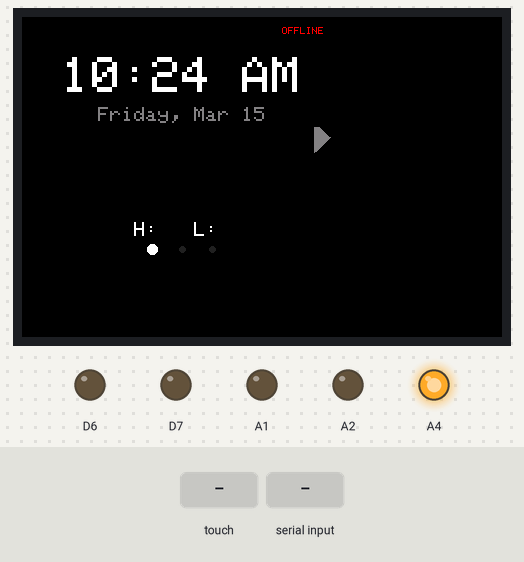
Simulated run of this sketch. Board: Arduino Uno R4 WiFi. On the bench: 480×320 colour display, output pins drawn as LEDs (lit = HIGH). Inputs (shaded band) come from the test bench. The local clock reads 2024-03-15 10:24:30 at power-on unless the sketch sets it; what the sketch prints to the serial monitor is not drawn.

Above: at 1.4 s.
1.5 s: touch panel pressed at 13 % / 10 % of its raw x / y range
At 2.3 s:
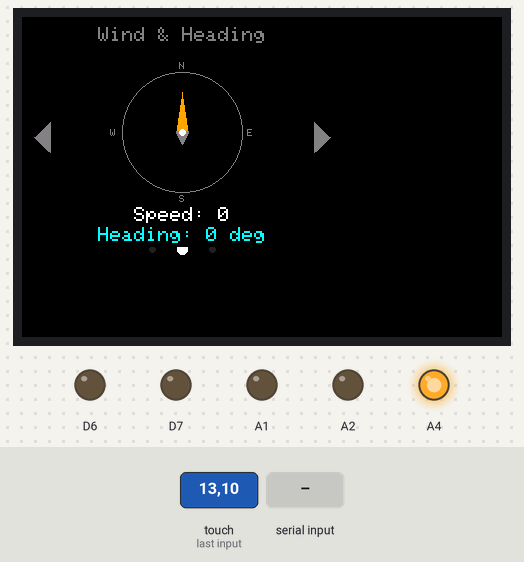
3.4 s: "<90|45>" received over Serial
At 4.7 s:
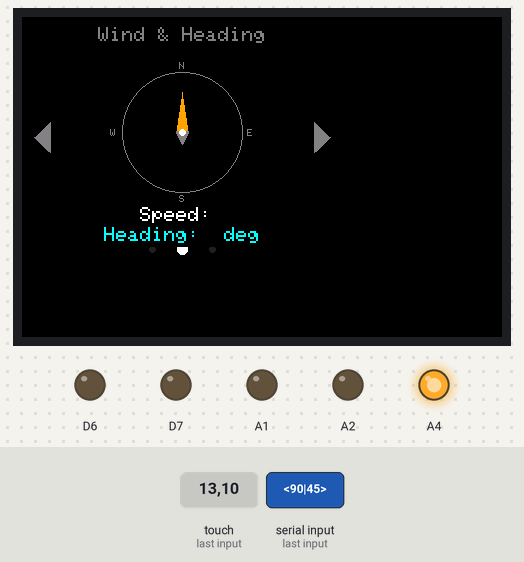
5.0 s: touch panel pressed at 13 % / 30 % of its raw x / y range
At 5.8 s:
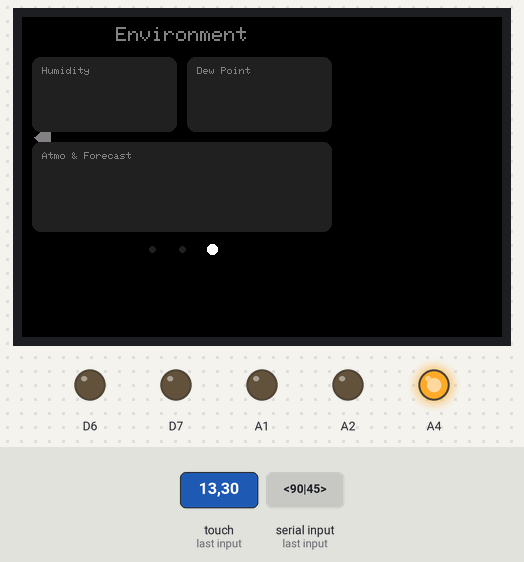
Timing chart, 0 to 8.0 s (numbered marks = the images above; inputs shaded):
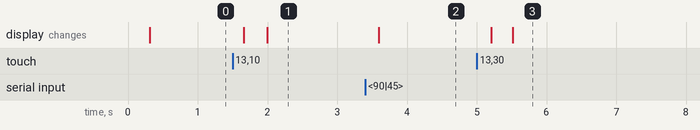

Measured:
- after the input at 1.5 s, the display: first changes after 0.16 s (image 1 shows a later state)
- after the input at 3.4 s, the display: changes after 0.19 s (image 2)
- after the input at 5.0 s, the display: first changes after 0.21 s (image 3 shows a later state)

The sketch:

Arduino_TFT-weather-station.ino
```cpp
#include <Arduino_GFX_Library.h>
#include <TouchScreen.h>
#include "RTC.h"

// ==========================================
//        USER CUSTOMIZATION SETTINGS
// ==========================================
// --- FEATURE TOGGLES ---
#define SHOW_SECONDS       false   // true = "12:30:45 PM", false = "12:30 PM"
#define SHOW_HI_LO         true    // true = Show High/Low temps, false = Hide them

// --- TEXT SIZES ---
#define SIZE_TIME          5
#define SIZE_DATE          2
#define SIZE_TEMP          4
#define SIZE_COND          2

// --- COLOR PALETTE (Hex RGB565) ---
#define COLOR_BG           0x0000  // Dark slate background
#define COLOR_CARD         0x2104  // Dark gray container
#define COLOR_TEXT_MAIN    0xFFFF  // Pure White
#define COLOR_TEXT_DIM     0x8410  // Soft Gray
#define COLOR_ACCENT_CYAN  0x07FF  // Neon Blue
#define COLOR_ACCENT_AMBER 0xFD20  // Warm Orange
#define COLOR_ACCENT_GREEN 0x07E0  // Bright Green
#define COLOR_ALERT_RED    0xF800  // Disconnect Red
// ==========================================

Arduino_DataBus *bus = new Arduino_UNOPAR8();
Arduino_GFX *gfx = new Arduino_ILI9486(bus, DF_GFX_RST);
TouchScreen ts = TouchScreen(6, A1, A2, 7, 280);

// System State
bool isConnected = false;
unsigned long lastSyncTime = 0;
int currentPage = 0;

// Live variables (Under the hood)
String live_timeStr, live_dateStr, live_tempStr, live_condStr, live_hiStr, live_loStr;
String live_wspeedStr = "0", live_wdegStr = "0", live_dewStr, live_humStr, live_pressStr;
String live_f1Time, live_f1Temp, live_f2Time, live_f2Temp;

// Rendered variables (What is physically on the screen)
String rendered_timeStr, rendered_dateStr, rendered_tempStr, rendered_condStr, rendered_hiLo;
String rendered_wspeed, rendered_wdeg, rendered_hum, rendered_dew, rendered_press;
String rendered_f1, rendered_status;
int rendered_heading = -999;

bool readingPacket = false;
String incomingData = "";

const char* dayNames[] = {"Sunday", "Monday", "Tuesday", "Wednesday", "Thursday", "Friday", "Saturday"};
const char* monthNames[] = {"", "Jan", "Feb", "Mar", "Apr", "May", "Jun", "Jul", "Aug", "Sep", "Oct", "Nov", "Dec"};

int getDayOfWeek(int y, int m, int d) {
  static int t[] = {0, 3, 2, 5, 0, 3, 5, 1, 4, 6, 2, 4};
  if (m < 3) y -= 1;
  return (y + y / 4 - y / 100 + y / 400 + t[m - 1] + d) % 7;
}

// --- DELTA RENDER ENGINE ---
void updateCenteredText(String &rendered, String live, int y, int h, int size, uint16_t color) {
  if (rendered == live) return; // Completely prevents flicker

  gfx->fillRect(0, y, 320, h, COLOR_BG);
  int width = live.length() * 6 * size;
  gfx->setTextColor(color);
  gfx->setTextSize(size);
  gfx->setCursor((320 - width) / 2, y);
  gfx->print(live);
  rendered = live;
}

void drawCardValue(int x, int y, String &rendered, String live, uint16_t color) {
  if (rendered == live) return;
  gfx->fillRect(x, y, 135, 20, COLOR_CARD);
  gfx->setTextColor(color);
  gfx->setTextSize(2);
  gfx->setCursor(x, y);
  gfx->print(live);
  rendered = live;
}

void drawCompassNeedle(int cx, int cy, int radius, int liveHeading) {
  if (rendered_heading == liveHeading) return;

  gfx->fillCircle(cx, cy, radius - 2, COLOR_BG);
  float rad = liveHeading * 3.14159 / 180.0;

  int tipX = cx + (radius - 10) * sin(rad);
  int tipY = cy - (radius - 10) * cos(rad);

  float radL = (liveHeading - 90) * 3.14159 / 180.0;
  float radR = (liveHeading + 90) * 3.14159 / 180.0;

  int leftX = cx + 6 * sin(radL);
  int leftY = cy - 6 * cos(radL);
  int rightX = cx + 6 * sin(radR);
  int rightY = cy - 6 * cos(radR);

  gfx->fillTriangle(tipX, tipY, leftX, leftY, rightX, rightY, COLOR_ACCENT_AMBER);

  int tailX = cx - 12 * sin(rad);
  int tailY = cy + 12 * cos(rad);
  gfx->fillTriangle(tailX, tailY, leftX, leftY, rightX, rightY, COLOR_TEXT_DIM);

  gfx->fillCircle(cx, cy, 3, COLOR_TEXT_MAIN);
  rendered_heading = liveHeading;
}

void drawPagination() {
  gfx->fillRect(0, 225, 320, 15, COLOR_BG);
  for (int i = 0; i < 3; i++) {
    gfx->fillCircle(130 + (i * 30), 232, (i == currentPage) ? 5 : 3, (i == currentPage) ? COLOR_TEXT_MAIN : COLOR_CARD);
  }
}

void drawPage(bool forceClear) {
  if (forceClear) {
     gfx->fillScreen(COLOR_BG);
     drawPagination();

     if (currentPage > 0) gfx->fillTriangle(12, 120, 28, 105, 28, 135, COLOR_TEXT_DIM);
     if (currentPage < 2) gfx->fillTriangle(308, 120, 292, 105, 292, 135, COLOR_TEXT_DIM);

     // Wipe memory so the UI loop is forced to redraw the current live values
     rendered_timeStr = ""; rendered_dateStr = ""; rendered_tempStr = "";
     rendered_condStr = ""; rendered_hiLo = "";
     rendered_wspeed = ""; rendered_wdeg = ""; rendered_heading = -999;
     rendered_hum = ""; rendered_dew = ""; rendered_press = "";
     rendered_f1 = ""; rendered_status = "";

     // Draw static page shells
     if (currentPage == 1) {
        gfx->drawCircle(160, 115, 60, COLOR_TEXT_DIM);
        gfx->setTextColor(COLOR_TEXT_DIM); gfx->setTextSize(1);
        gfx->setCursor(157, 45); gfx->print("N"); gfx->setCursor(157, 178); gfx->print("S");
        gfx->setCursor(225, 112); gfx->print("E"); gfx->setCursor(88, 112); gfx->print("W");
     }
     else if (currentPage == 2) {
        gfx->fillRoundRect(10, 40, 145, 75, 8, COLOR_CARD);
        gfx->setTextColor(COLOR_TEXT_DIM); gfx->setTextSize(1); gfx->setCursor(20, 50); gfx->print("Humidity");

        gfx->fillRoundRect(165, 40, 145, 75, 8, COLOR_CARD);
        gfx->setCursor(175, 50); gfx->print("Dew Point");

        gfx->fillRoundRect(10, 125, 300, 90, 8, COLOR_CARD);
        gfx->setCursor(20, 135); gfx->print("Atmo & Forecast");
     }
  }
}

void updateLiveUI() {
  if (currentPage == 0) {
     String status = isConnected ? "SYNCED" : "OFFLINE";
     if (rendered_status != status) {
        gfx->fillRect(250, 0, 70, 20, COLOR_BG);
        gfx->setTextColor(isConnected ? COLOR_ACCENT_GREEN : COLOR_ALERT_RED);
        gfx->setTextSize(1); gfx->setCursor(260, 10); gfx->print(status);
        rendered_status = status;
     }

     updateCenteredText(rendered_timeStr, live_timeStr, 40, 40, SIZE_TIME, COLOR_TEXT_MAIN);
     updateCenteredText(rendered_dateStr, live_dateStr, 90, 20, SIZE_DATE, COLOR_TEXT_DIM);
     updateCenteredText(rendered_tempStr, live_tempStr, 130, 40, SIZE_TEMP, COLOR_ACCENT_AMBER);
     updateCenteredText(rendered_condStr, live_condStr, 180, 20, SIZE_COND, COLOR_ACCENT_CYAN);

     if (SHOW_HI_LO) {
        String hiLo = "H: " + live_hiStr + "  L: " + live_loStr;
        updateCenteredText(rendered_hiLo, hiLo, 205, 20, SIZE_DATE, COLOR_TEXT_MAIN);
     }
  }
  else if (currentPage == 1) {
     updateCenteredText(rendered_dateStr, "Wind & Heading", 10, 20, SIZE_DATE, COLOR_TEXT_DIM);
     drawCompassNeedle(160, 115, 50, live_wdegStr.toInt());
     updateCenteredText(rendered_wspeed, "Speed: " + live_wspeedStr, 190, 20, SIZE_DATE, COLOR_TEXT_MAIN);
     updateCenteredText(rendered_wdeg, "Heading: " + live_wdegStr + " deg", 210, 20, SIZE_DATE, COLOR_ACCENT_CYAN);
  }
  else if (currentPage == 2) {
     updateCenteredText(rendered_dateStr, "Environment", 10, 20, SIZE_DATE, COLOR_TEXT_DIM);
     drawCardValue(20, 75, rendered_hum, live_humStr, COLOR_ACCENT_CYAN);
     drawCardValue(175, 75, rendered_dew, live_dewStr, COLOR_ACCENT_GREEN);

     if (rendered_press != live_pressStr) {
         gfx->fillRect(20, 155, 280, 15, COLOR_CARD);
         gfx->setTextColor(COLOR_ACCENT_AMBER); gfx->setTextSize(1);
         gfx->setCursor(20, 155); gfx->print("Pressure: " + live_pressStr);
         rendered_press = live_pressStr;
     }
     if (rendered_f1 != live_f1Time) {
         gfx->fillRect(20, 175, 280, 35, COLOR_CARD);
         gfx->setTextColor(COLOR_TEXT_MAIN); gfx->setCursor(20, 175);
         gfx->print("Next: " + live_f1Time + " -> " + live_f1Temp);
         gfx->setCursor(20, 195); gfx->print("Then: " + live_f2Time + " -> " + live_f2Temp);
         rendered_f1 = live_f1Time;
     }
  }
}

void updateRTC() {
  RTCTime currentTime;
  RTC.getTime(currentTime);

  int h24 = currentTime.getHour();
  int m = currentTime.getMinutes();
  int s = currentTime.getSeconds();
  bool pm = (h24 >= 12);
  int h12 = h24 % 12;
  if (h12 == 0) h12 = 12;

  char timeBuf[16];
  if (SHOW_SECONDS) snprintf(timeBuf, sizeof(timeBuf), "%02d:%02d:%02d %s", h12, m, s, pm ? "PM" : "AM");
  else snprintf(timeBuf, sizeof(timeBuf), "%02d:%02d %s", h12, m, pm ? "PM" : "AM");
  live_timeStr = String(timeBuf);

  int day = currentTime.getDayOfMonth();
  int mon = Month2int(currentTime.getMonth());
  int yr = currentTime.getYear();

  if (mon >= 1 && mon <= 12 && yr >= 2024) {
    int dow = getDayOfWeek(yr, mon, day);
    char dateBuf[32];
    snprintf(dateBuf, sizeof(dateBuf), "%s, %s %d", dayNames[dow], monthNames[mon], day);
    live_dateStr = String(dateBuf);
  }
}

void checkTouchButtons() {
  TSPoint p = ts.getPoint();
  pinMode(6, OUTPUT); pinMode(A2, OUTPUT); pinMode(A1, OUTPUT); pinMode(7, OUTPUT);

  if (p.z > 50 && p.z < 1000) {
     int x = map(p.x, 928, 215, 0, 320);
     if (x < 50 && currentPage > 0) {
         currentPage--; drawPage(true); delay(300);
     } else if (x > 270 && currentPage < 2) {
         currentPage++; drawPage(true); delay(300);
     }
  }
}

void setup() {
  Serial.begin(9600);
  RTC.begin();

  pinMode(A4, OUTPUT);
  digitalWrite(A4, LOW); delay(1); digitalWrite(A4, HIGH); delay(1);

  gfx->begin();
  gfx->setRotation(1);

  updateRTC();
  drawPage(true);
}

void loop() {
  checkTouchButtons();

  if (!isConnected && Serial) {
    static unsigned long lastReadyShout = 0;
    if (millis() - lastReadyShout > 300) {
      Serial.println("ARDUINO_READY");
      lastReadyShout = millis();
    }
  }

  while (Serial.available() > 0) {
    char c = Serial.read();
    if (c == '<') {
      readingPacket = true;
      incomingData = "";
    }
    else if (c == '>') {
      readingPacket = false;

      // Invisible heartbeat to maintain Sync status
      if (incomingData == "H") {
        lastSyncTime = millis();
        if (!isConnected) { isConnected = true; drawPage(true); }
        continue;
      }

      int lastIndex = 0;
      String parsed[14];
      for (int i = 0; i < 13; i++) {
        int nextIndex = incomingData.indexOf('|', lastIndex);
        if (nextIndex == -1) break;
        parsed[i] = incomingData.substring(lastIndex, nextIndex);
        lastIndex = nextIndex + 1;
      }
      parsed[13] = incomingData.substring(lastIndex);

      unsigned long epoch = strtoul(parsed[0].c_str(), NULL, 10);
      if (epoch > 1000000000) {
        RTCTime timeToSet(epoch);
        RTC.setTime(timeToSet);
      }

      live_tempStr = parsed[1]; live_condStr = parsed[2];
      live_hiStr = parsed[3]; live_loStr = parsed[4];
      live_wspeedStr = parsed[5]; live_wdegStr = parsed[6];
      live_dewStr = parsed[7]; live_humStr = parsed[8]; live_pressStr = parsed[9];
      live_f1Time = parsed[10]; live_f1Temp = parsed[11];
      live_f2Time = parsed[12]; live_f2Temp = parsed[13];

      lastSyncTime = millis();
      if (!isConnected) { isConnected = true; drawPage(true); }
    }
    else if (readingPacket) {
      incomingData += c;
    }
  }

  if (isConnected && (millis() - lastSyncTime > 4000)) {
    isConnected = false;
    live_tempStr = "--"; live_condStr = "WAITING";
    live_hiStr = "--"; live_loStr = "--";
  }

  updateRTC();
  updateLiveUI(); // Automatically draws only what changed!
}
```
